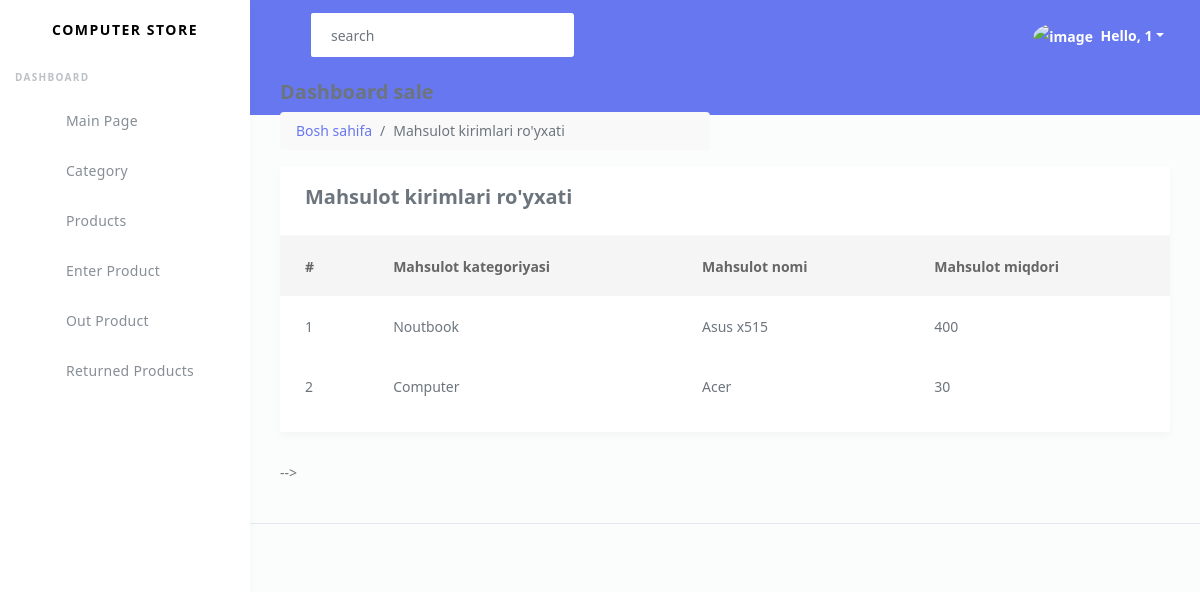
The page /enter-product-list (signed in) on the database as committed earlier.
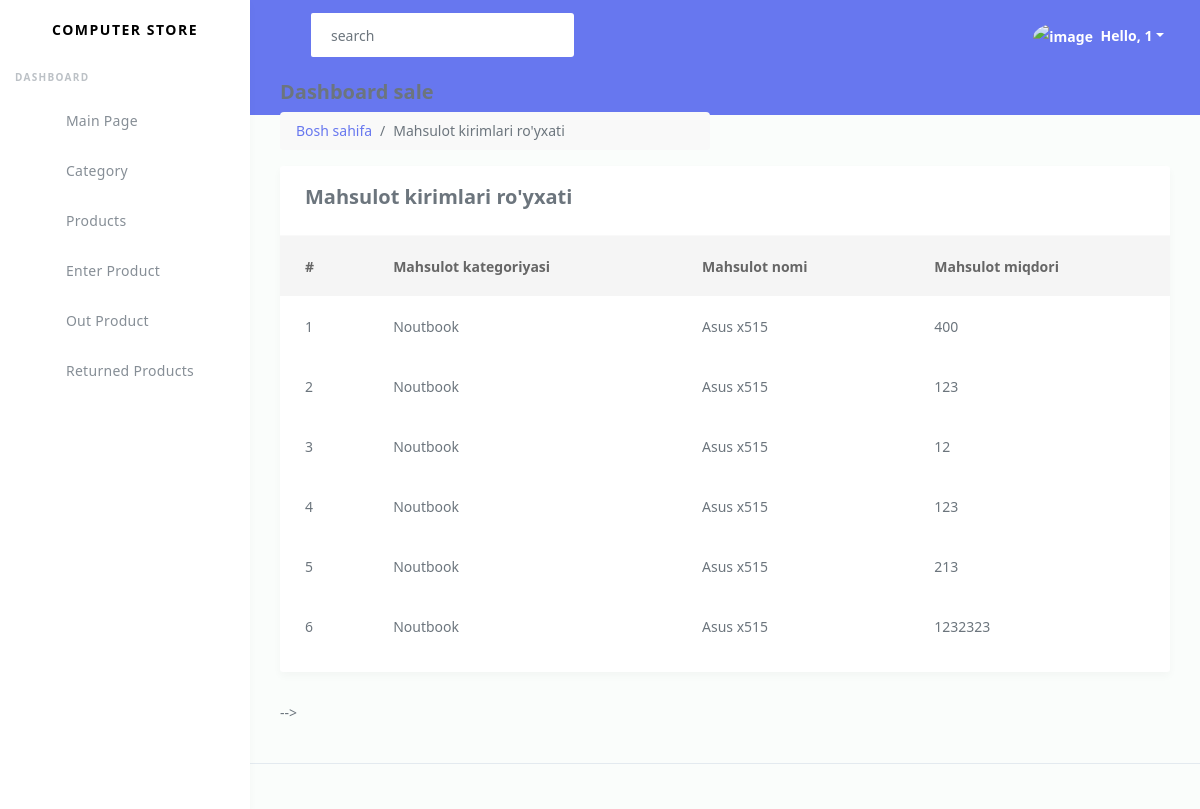
The same page on the database as committed later.
### computer_store/models.py (models this page shows, shortened)
class CodeGenerate(models.Model):
    code = models.CharField(max_length=255, blank=True,unique=True)
    class Meta:
        abstract = True

class EnterProduct(CodeGenerate):
    product = models.ForeignKey(Product, on_delete=models.CASCADE)
    quantity = models.IntegerField()
    date = models.DateTimeField(auto_now_add=True)

class Product(CodeGenerate):
    category = models.ForeignKey(Category, on_delete=models.CASCADE)
    name = models.CharField(max_length=100)
    description = models.TextField(blank=True, null=True)
    price = models.DecimalField(max_digits=10, decimal_places=2)
    quantity = models.IntegerField()
    image = models.ImageField(upload_to='product/', blank=True, null=True)
    qr_code = models.ImageField(upload_to='qr_codes/', blank=True)
    created_at = models.DateTimeField(auto_now_add=True)

class Category(models.Model):
    name = models.CharField(max_length=100)
    def __str__(self):
        return self.name

### computer_store/views.py (the view, shortened to what this page needs)
# urls.py: path('enter-product-list', views.enterproduct_list, name='enterproduct_list'),
@login_required(login_url='log_in')
def enterproduct_list(request):
    category = models.Category.objects.all()
    products = models.Product.objects.filter()
    category_code = request.GET.get('category_code')
    enteries = models.EnterProduct.objects.all()
    context = {
        'products': products,
        'enteries': enteries,
        'category': category,
        'category_code': category_code,
    }
    return render(request, 'enter/list.html', context)

### templates/enter/list.html
{% extends 'base.html' %}
{% load static %}
{% block content %}
<div class="pc-container">
    <div class="pcoded-content">
        <div class="page-header">
            <div class="page-block">
                <div class="row align-items-center">
                    <div class="col-md-6">
                        <div class="page-header-title">
                            <h5 class="m-b-10">Dashboard sale</h5>
                        </div>
                        <ul class="breadcrumb">
                            <li class="breadcrumb-item"><a href="index.html">Bosh sahifa</a></li>
                            <li class="breadcrumb-item">Mahsulot kirimlari ro'yxati</li>
                        </ul>
                    </div>
                </div>
            </div>
        </div>
        <div class="row">
            <div class="col-xl-12">
                <div class="card">
                    <div class="card-header">
                        <h5>Mahsulot kirimlari ro'yxati</h5>
                    </div>
                    <div class="card-block">
                        <div class="table-responsive">
                            <table class="table table-hover">
                                <thead>
                                    <tr>
                                        <th>#</th>
                                        <th>Mahsulot kategoriyasi</th>
                                        <th>Mahsulot nomi</th>
                                        <th>Mahsulot miqdori</th>
                                    </tr>
                                </thead>
                                <tbody>
                                    {% for entry in enteries %}
                                    <tr>
                                        <td>{{ forloop.counter }}</td>
                                        <td>{{ entry.product.category }}</td>
                                        <td>{{ entry.product.name }}</td>
                                        <td>{{ entry.quantity }}</td>
                                    </tr>
                                    {% endfor %}
                                </tbody>
                            </table>
                        </div>
                    </div>
                </div>
            </div>
        </div>
    </div>
</div>
{% endblock %}

### templates/base.html (shortened to what this page needs)
{% load static %}
<!DOCTYPE html>
<html lang="en">
<head>
  <link rel="stylesheet" href="{% static  'dashboard/modules/bootstrap/css/bootstrap.min.css' %}">
  <link rel="stylesheet" href="{% static  'dashboard/modules/fontawesome/css/all.min.css' %}">
  <link rel="stylesheet" href="{% static  'dashboard/modules/jqvmap/dist/jqvmap.min.css' %}">
  <link rel="stylesheet" href="{% static  'dashboard/modules/summernote/summernote-bs4.css' %}">
  <link rel="stylesheet" href="{% static  'dashboard/modules/owlcarousel2/dist/owl.carousel.min.css' %}">
  <link rel="stylesheet" href="{% static  'dashboard/modules/owlcarousel2/dist/owl.theme.default.min.css' %}">
  <link rel="stylesheet" href="{% static  'dashboard/css/style.css' %}">
  <link rel="stylesheet" href="{% static  'dashboard/css/components.css' %}">
</head>
<body>
  <div id="app">
    <div class="main-wrapper main-wrapper-1">
      <div class="navbar-bg"></div>
      <nav class="navbar navbar-expand-lg main-navbar">
        <form class="form-inline mr-auto">
          <ul class="navbar-nav">
            <li><a href="#" data-toggle="sidebar" class="nav-link nav-link-lg"><i class="fas fa-bars"></i></a></li>
          </ul>
          <div class="search-element">
            <input class="form-control" type="search" placeholder="search" aria-label="Search" data-width="250">
            <button class="btn" type="submit"><i class="fas fa-search"></i></button>
          </div>
        </form>
        <ul class="navbar-nav navbar-right">
          <li class="dropdown"><a href="#" data-toggle="dropdown" class="nav-link dropdown-toggle nav-link-lg nav-link-user">
            <img alt="image" src="{% static  'dashboard/img/avatar/avatar-1.png' %}" class="rounded-circle mr-1">
            <div class="d-sm-none d-lg-inline-block">Hello, {{user}}</div></a>
          </li>
        </ul>
      </nav>
      <div class="main-sidebar sidebar-style-2">
        <aside id="sidebar-wrapper">
          <div class="sidebar-brand">
            <a href="{% url 'index'%}">Computer Store</a>
          </div>
          <ul class="sidebar-menu">
            <li class="menu-header">Dashboard</li>
            <li><a href="{% url 'index' %}" ><i class="fas fa-home"></i><span>Main Page</span></a></li>
            <li class="dropdown">
              <a href="#" class="nav-link has-dropdown"><i class="fas fa-fire"></i><span>Category</span></a>
            </li>
            <li class="dropdown">
              <a href="#" class="nav-link has-dropdown"><i class="fas fa-fire"></i><span>Products</span></a>
            </li>
            <li class="dropdown">
              <a href="#" class="nav-link has-dropdown"><i class="fas fa-fire"></i><span>Enter Product</span></a>
            </li>
            <li class="dropdown">
              <a href="#" class="nav-link has-dropdown"><i class="fas fa-fire"></i><span>Out Product</span></a>
            </li>
            <li class="dropdown">
              <a href="#" class="nav-link has-dropdown"><i class="fas fa-fire"></i><span>Returned Products</span></a>
            </li>
        </aside>
      </div>
      <div class="main-content">
        <!-- {% block content %}
        {% endblock %} -->
      </div>
      <footer class="main-footer">
        </div>
    </div>
</body>
</html>

Rows that differ between the two databases and show on the page:
removed EnterProduct: product.category "Computer", product.name "Acer", quantity "30"
added EnterProduct: product.category "Noutbook", product.name "Asus x515", quantity "123"
added EnterProduct: product.category "Noutbook", product.name "Asus x515", quantity "12"
added EnterProduct: product.category "Noutbook", product.name "Asus x515", quantity "123"
added EnterProduct: product.category "Noutbook", product.name "Asus x515", quantity "213"
added EnterProduct: product.category "Noutbook", product.name "Asus x515", quantity "1232323"
